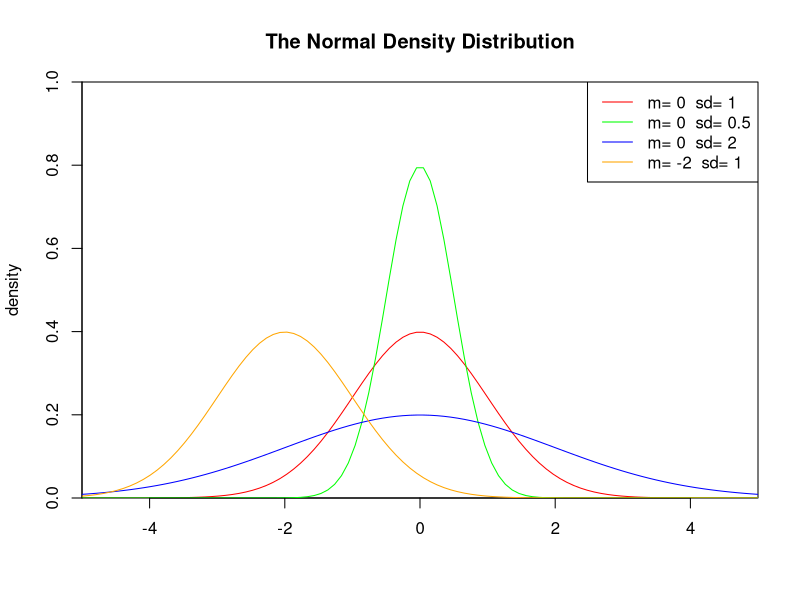

Generate this figure with R:
## ---- chunk 1
#rnorm(x,0,1)
#dnorm(x,0,1)
#pnorm(x,0,1)

set.seed(1)
x <- seq(-5,5,length.out=100)
y <- dnorm(x,0,1)
  
plot(x,y,col="red",xlim=c(-5,5),ylim=c(0,1),type='l',
     xaxs="i", yaxs="i",ylab='density',xlab='',
     main="The Normal Density Distribution")

lines(x,dnorm(x,0,0.5),col="green")
lines(x,dnorm(x,0,2),col="blue")
lines(x,dnorm(x,-2,1),col="orange")

legend("topright",legend=paste("m=",c(0,0,0,-2)," sd=", c(1,0.5,2,1)), lwd=1, col=c("red", "green","blue","orange"))
